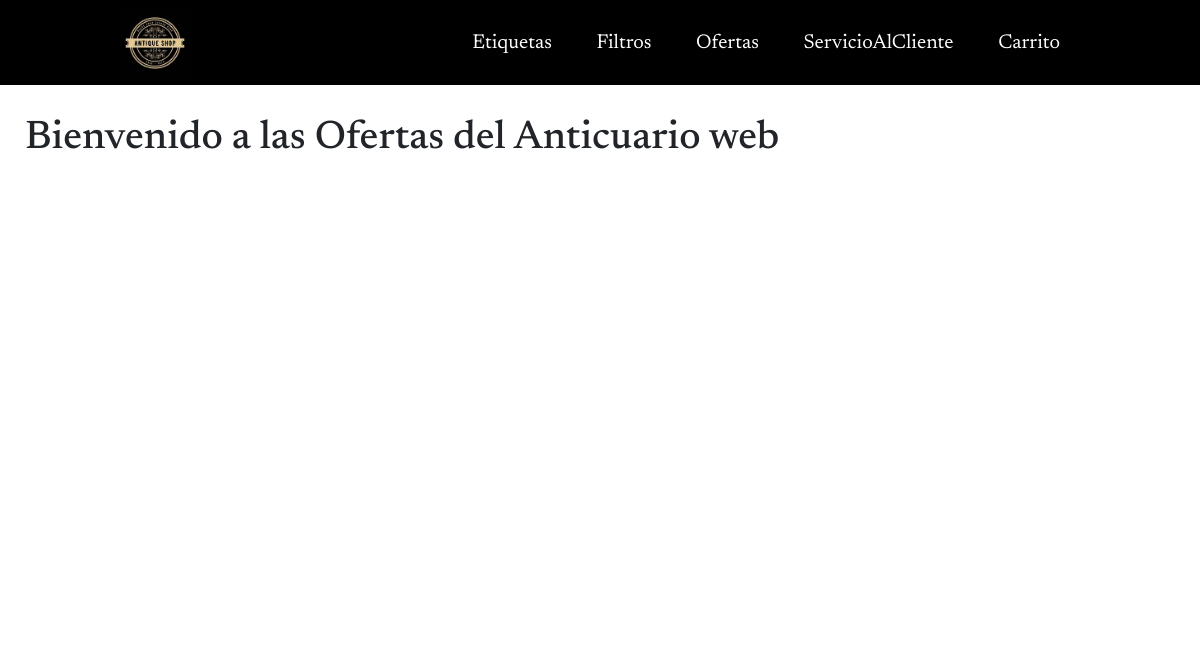
Page /Ofertas on the earlier database version.
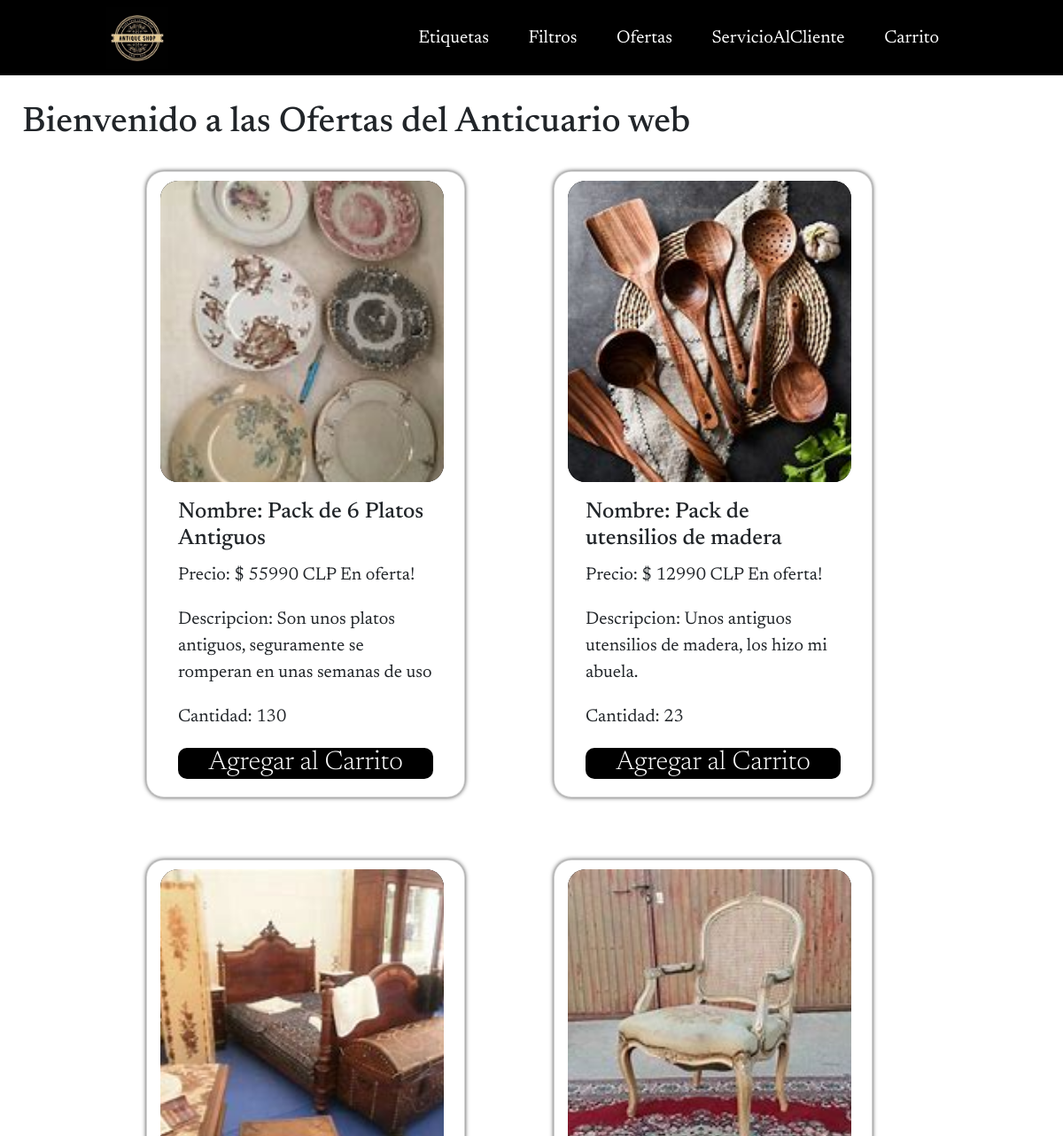
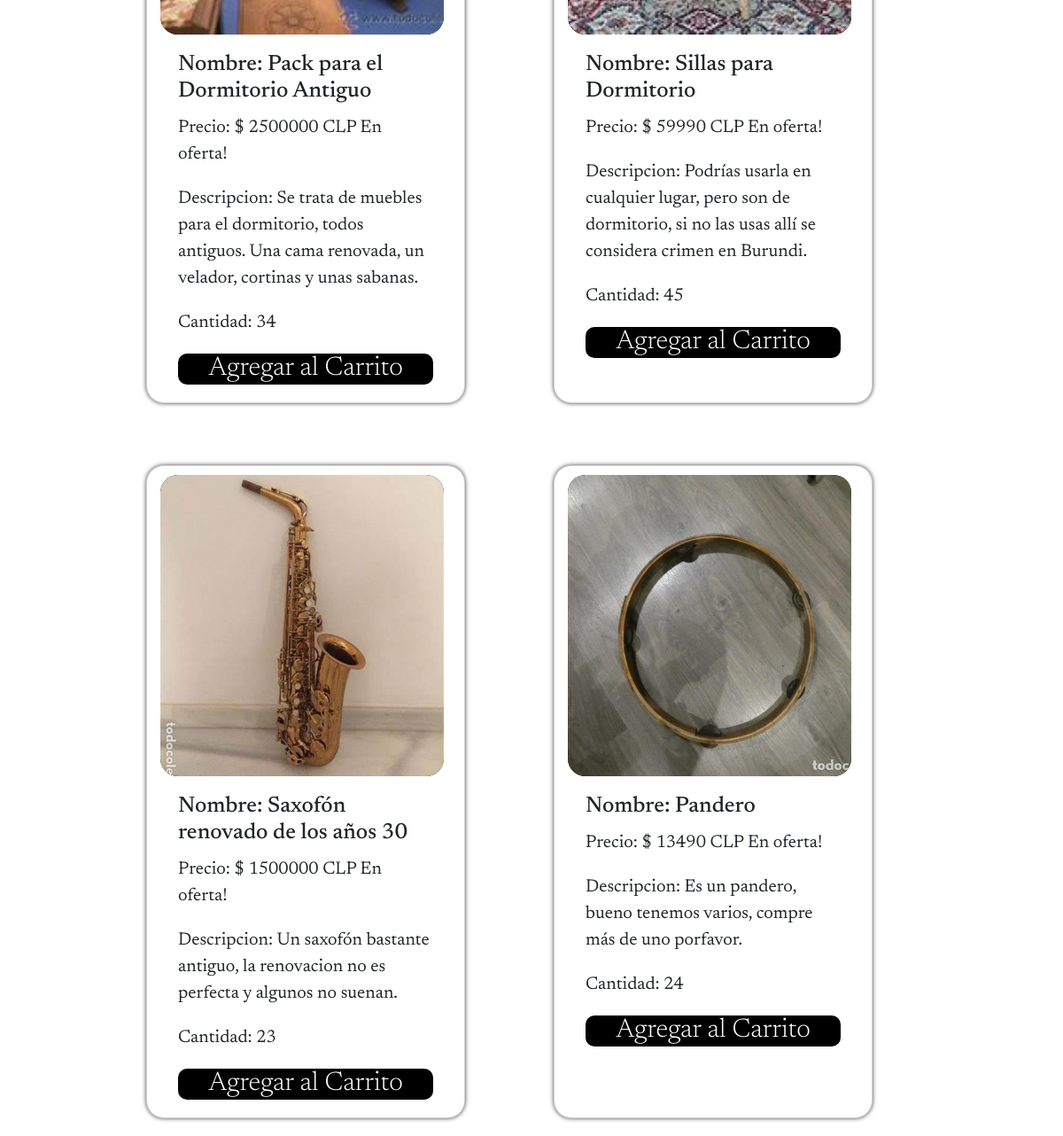
Same page on the later database version (2 pictures, top to bottom).
### appAnticuario/models.py (models this page shows, shortened)
class producto(models.Model):
    id_prod =  models.IntegerField(primary_key=True)
    id_prod_etiqueta = models.CharField(max_length=15)
    enOferta = models.BooleanField(default=False)
    imagen_prod = models.ImageField(upload_to="productos")
    nom_prod = models.CharField(max_length=35)
    precio_prod = models.IntegerField()
    desc_prod= models.CharField(max_length=150)
    cantidad = models.IntegerField()

### appAnticuario/views.py (the view)
# urls.py: path('Ofertas', views.Ofertas, name='Ofertas'),
def Ofertas(request):
    productos = producto.objects.filter(enOferta=True)
    context = {"productos": productos}
    return render(request, 'appAnticuario/Ofertas.html', context)

### appAnticuario/context_processor.py (called while the page is built)
def totalCarrito(request):
    total = 0
    if "carrito" in request.session.keys():
        for key, value in request.session["carrito"].items():
            total += (value["acumulado"])
    return {"totalCarrito": total}

### appAnticuario/templates/appAnticuario/Ofertas.html (shortened to what this page needs)
{% load static %}
<!DOCTYPE html>
<html lang="en">
  <head>
    <link rel="stylesheet" href="{% static 'styles.css' %}">
    <link href="https://cdn.jsdelivr.net/npm/bootstrap@5.2.3/dist/css/bootstrap.min.css" rel="stylesheet">
  </head>
  <body>
    <header class= "header">
      <div class="logo">
        <a href="Anticuario"><img src="{% static '/logo/OIP.jpg' %}" alt="Logo de la pagina"></a>
      </div>
      <nav>
        <ul class="nav_links">
          <li><a href="Etiquetas">Etiquetas</a></li>
          <li><a href="Filtros">Filtros</a></li>
          <li><a href="Ofertas">Ofertas</a></li>
          <li><a href="ServicioAlCliente">ServicioAlCliente</a></li>
          <li><a class="nav-link text-white" data-bs-toggle="modal" data-bs-target="#modal">Carrito</a></li>
        </ul>
      </nav>
    </header>
    <br>
    <h1> Bienvenido a las Ofertas del Anticuario web </h1>
        <main>
          <div class="row" id="contenedor">
            {% for producto in productos %}
            <div class="card mt-3" style="width: 18rem;">
                <img class="card-img-top mt-2" src="{{producto.imagen_prod.url}}" alt="{{ producto.nom_prod }}">
                <div class="card-body">
                  <h5 class="card-title">Nombre: {{producto.nom_prod}}</h5>
                  <p class="card-text">Precio: $ {{producto.precio_prod}} CLP
                    {% if producto.enOferta %}
                      <span id="spanOferta">En oferta!</span>
                    {% endif %}
                  </p>
                  <p class="card-text">Descripcion: {{producto.desc_prod}}</p>
                  <p class="card-text">Cantidad: {{producto.cantidad}}</p>
                  <div class="informacion">
                  <a class="informacion" href="{% url 'Add' producto.id_prod %}">Agregar al Carrito</a>
                  </div>
                </div>
            </div>
            <br>
            {% endfor %}
          </div>
        </main>
  </body>
</html>

### appAnticuario/static/styles.css (style rules this page uses)
* { box-sizing: border-box; margin: 0; padding: 0; font-family: 'Newsreader', serif; font-size: 20px; }
body { background-color: rgb(255, 255, 255); }
.header { background-color: black; display: flex; justify-content: flex-end; align-items: center; height: 85px; padding: 5px 10%; }
.header .logo { cursor: pointer; margin-right: auto; }
.header .logo img { height: 70px; width: auto; transition: all 0.5s; }
.header .nav_links { list-style: none; }
.header .nav_links li { display: inline-block; padding: 0 20px; padding-top: 20px; }
.header .nav_links a { font-size: 700; color: white; }
.header a { text-decoration: none; }
.row img { width: 320px; height: 340px; object-fit: cover; border-radius: 20px 20px 0px 0px; }
.row { display: flex; justify-content: center; flex-wrap: wrap; gap: 50px; margin-bottom: 20px; }
.row img { background-color: black; border-radius: 20px; font-size: 25px; color:white; text-align: center; }
.row>div { box-shadow: 0px 0px 5px 0px rgb(0,0,0,0.75); background-color: white; border-radius: 20px; }
.informacion { height: auto; display: flex; justify-content: center; align-items: center; flex-direction: column; gap: auto; }
.informacion { background-color: black; width: auto; padding: 5px; height: 35px; border-radius: 10px; border: none; font-size: 30px; font-weight: 300; cursor: pointer; color:white; text-decoration: none; }

### appAnticuario/templates/appAnticuario/Ofertas.html (style rules this page uses)
h1 { text-align: left; font-size: 40px; margin-left: 25px; }

Differences in the rows shown:
added producto: imagen_prod (picture), nom_prod "Pack de 6 Platos Antiguos", precio_prod "55990", enOferta "En oferta!", desc_prod "Son unos platos antiguos, seguramente se romperan en unas semanas de uso", cantidad "130"
added producto: imagen_prod (picture), nom_prod "Pack de utensilios de madera", precio_prod "12990", enOferta "En oferta!", desc_prod "Unos antiguos utensilios de madera, los hizo mi abuela.", cantidad "23"
added producto: imagen_prod (picture), nom_prod "Pack para el Dormitorio Antiguo", precio_prod "2500000", enOferta "En oferta!", desc_prod "Se trata de muebles para el dormitorio, todos antiguos. Una cama renovada, un velador, cortinas y unas sabanas.", cantidad "34"
added producto: imagen_prod (picture), nom_prod "Sillas para Dormitorio", precio_prod "59990", enOferta "En oferta!", desc_prod "Podrías usarla en cualquier lugar, pero son de dormitorio, si no las usas allí se considera crimen en Burundi.", cantidad "45"
added producto: imagen_prod (picture), nom_prod "Saxofón renovado de los años 30", precio_prod "1500000", enOferta "En oferta!", desc_prod "Un saxofón bastante antiguo, la renovacion no es perfecta y algunos no suenan.", cantidad "23"
added producto: imagen_prod (picture), nom_prod "Pandero", precio_prod "13490", enOferta "En oferta!", desc_prod "Es un pandero, bueno tenemos varios, compre más de uno porfavor.", cantidad "24"
